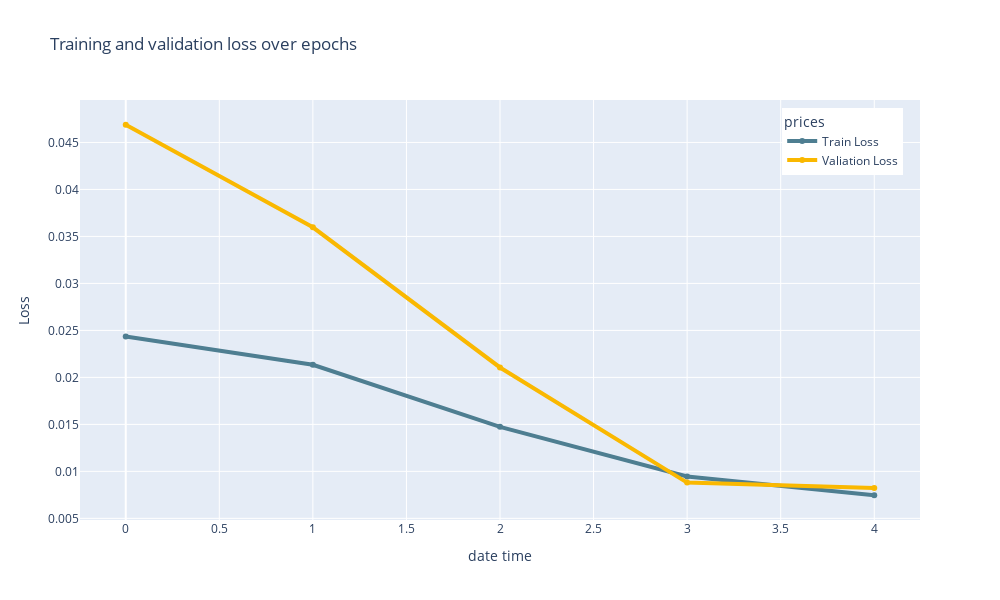

Source (notebook cell):
### Code cell
hist = pd.DataFrame(history.history)
fig = go.Figure()
fig.add_trace(go.Scatter(x=hist.index, y=hist["loss"],
              name="Train Loss", line=dict(color=clrs[4], width=4)))
fig.add_trace(go.Scatter(x=hist.index, y=hist["val_loss"],
              name="Valiation Loss", line=dict(color=clrs[0], width=4)))

fig.update_layout(
    title='Training and validation loss over epochs',
    xaxis_nticks=10,
    yaxis_nticks=10,
    xaxis_title=" date time",
    yaxis_title=" Loss",
    autosize=False,
    width=1000,
    height=600,
    legend_title="prices",
    font=dict(size=12),
    legend=dict(yanchor="top", y=0.98, xanchor="right", x=0.98))

fig.show()

### Figure 1 — Plotly figure (JSON) as saved in the notebook; plotly's stock layout.template omitted (floating-point values rounded to 4 significant figures)
{"data": [{"line": {"color": "#4E7E91", "width": 4}, "name": "Train Loss", "type": "scatter", "x": [0, 1, 2, 3, 4], "y": [0.02435, 0.02134, 0.01474, 0.009452, 0.007459]}, {"line": {"color": "#FAB800", "width": 4}, "name": "Valiation Loss", "type": "scatter", "x": [0, 1, 2, 3, 4], "y": [0.04688, 0.03597, 0.02106, 0.008804, 0.008223]}], "layout": {"autosize": false, "font": {"size": 12}, "height": 600, "legend": {"title": {"text": "prices"}, "x": 0.98, "xanchor": "right", "y": 0.98, "yanchor": "top"}, "title": {"text": "Training and validation loss over epochs"}, "width": 1000, "xaxis": {"nticks": 10, "title": {"text": " date time"}}, "yaxis": {"nticks": 10, "title": {"text": " Loss"}}}}
